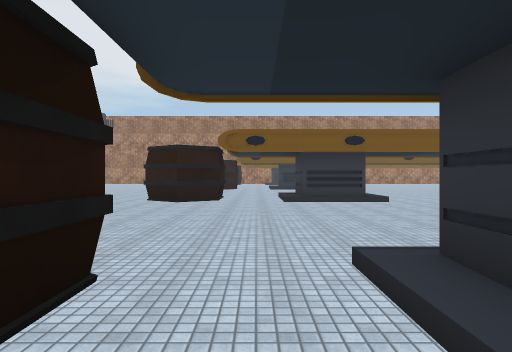
[1] (above)

19 first-person views from a walk through a 3-D level made in the Unity game engine. The camera is 1.5 m above the floor, looks level and sees 75° across. The floor is counted in squares, 2 m on a side. Each view is taken from the middle of a square. On the plan, view 1 faces up. The plan holds only what a view shows up to about 11 squares ahead; the rest is blank. The place goes on beyond the plan. The player is left out. Some animated figures are left out. Some surface patterns are stand-ins.

[2]
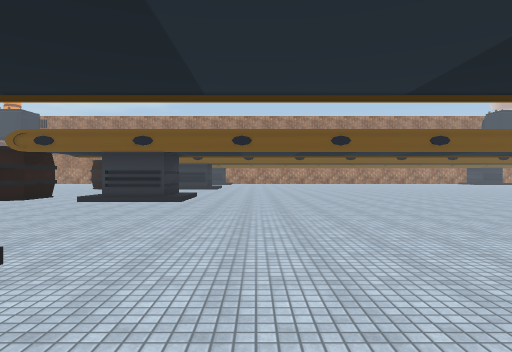

[3]
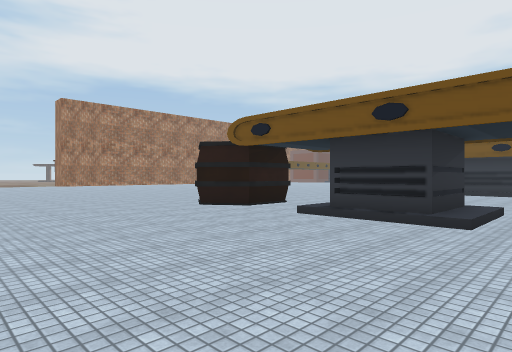

[4]
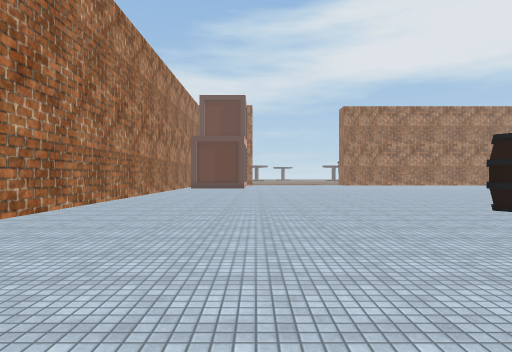

[5]
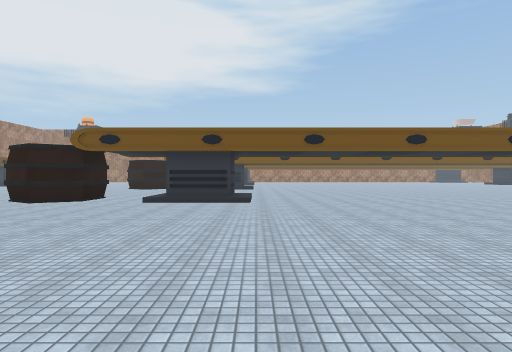

[6]
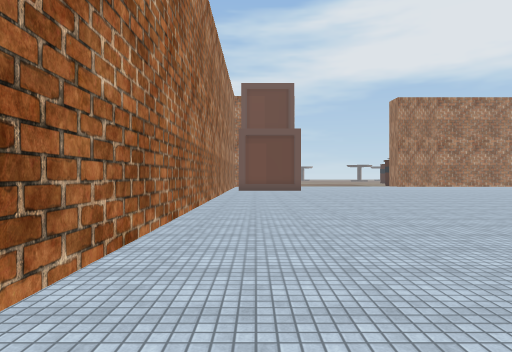

[7]
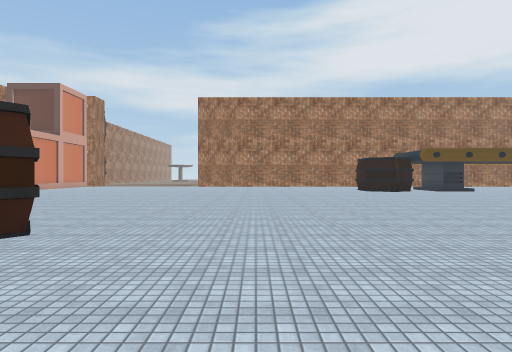

[8]
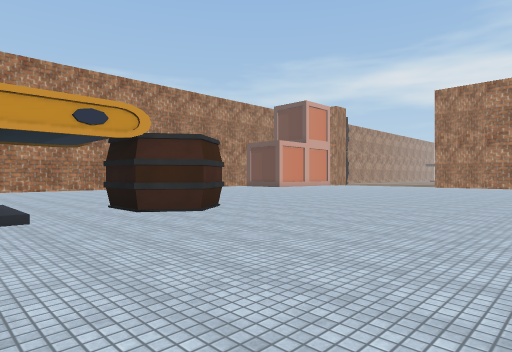

[9]
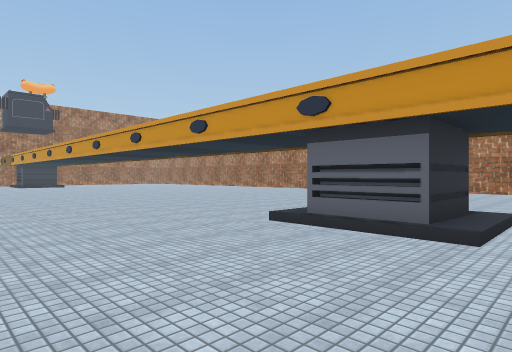

[10]
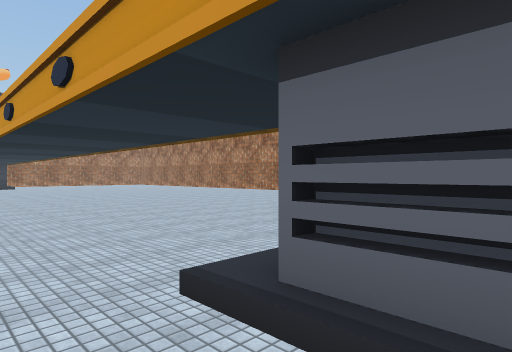

[11]
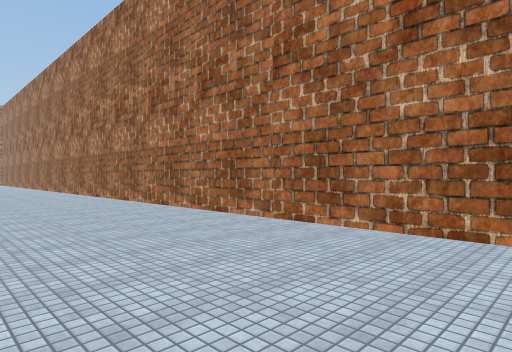

[12]
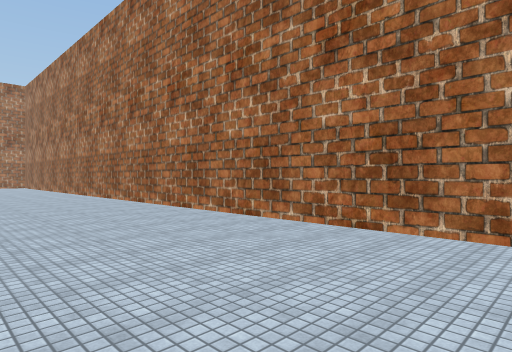

[13]
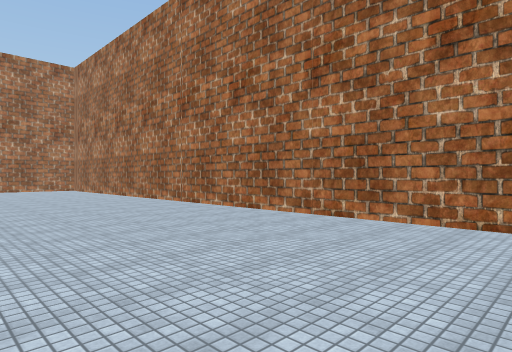

[14]
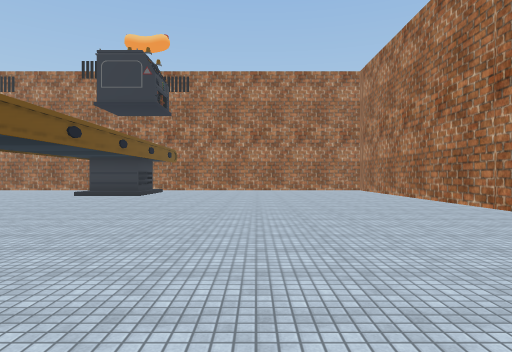

[15]
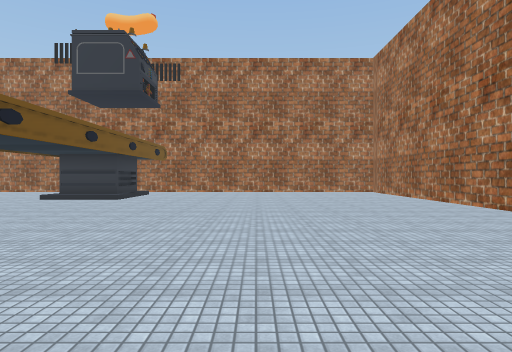

[16]
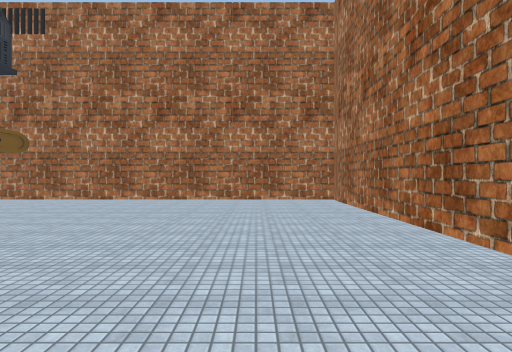

[17]
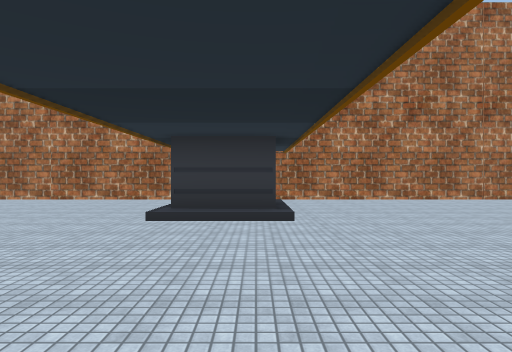

[18]
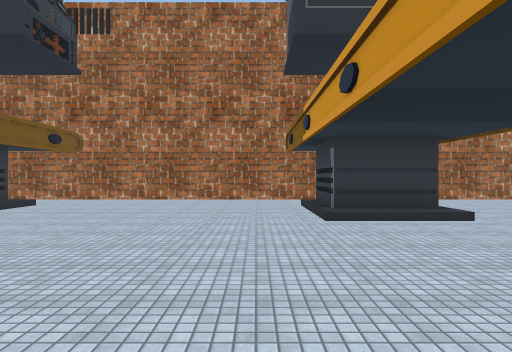

[19]
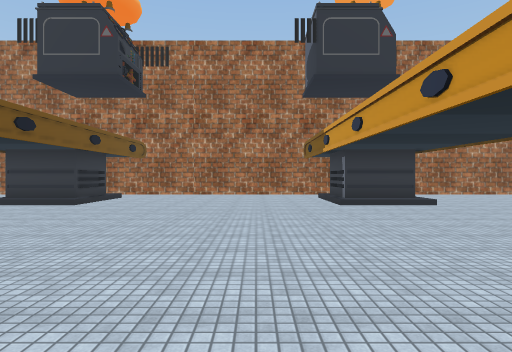

### Floor plan
Key: @ floor where view 1 was taken; # wall or solid block; . floor; / step, stairs or slope; O other object.
Columns run from 9 left of view 1 to 30 right of it. Each row starts with its distance up from view 1.
 11 ...... ##./##...........         .#    #
 10 ......O#O./##...........       ...###..#
  9 .......................       .........#
  8 ......................      ...........#
  7 .....................      ............#
  6 .....................     .............#
  5 ......................   ..............#
  4 ......................    .............#
  3 ......OO..////........     ............#
  2 ......###./##/..........    ......###  #
  1 ......###./##/..........   .......#   .#
  0 .......O.@.............   .............#
 -1 ......................  ...............#
 -2 .....................  ................#
 -3 ....................  .................#
 -4 ................... ...................#
 -5 ...................  ..................#
 -6 .......................................#
 -7 .......................................#
 -8 .......................................#
 -9 .......................................#
-10 ########################################

Positions as (right, up) in squares from view 1, and headings:
1: (0, 0), facing up
2: (6, 0), facing up
3: (5, -5), facing up-left
4: (5, -5), facing left
5: (4, -9), facing up
6: (2, -8), facing left
7: (2, 6), facing left
8: (2, 9), facing down-left
9: (0, 7), facing down-right
10: (2, 4), facing down-right
11: (-3, -5), facing down-right
12: (5, -5), facing down-right
13: (11, -4), facing down-right
14: (12, -4), facing right
15: (14, -4), facing right
16: (19, -7), facing right
17: (19, 1), facing right
18: (19, 4), facing right
19: (16, 5), facing right
